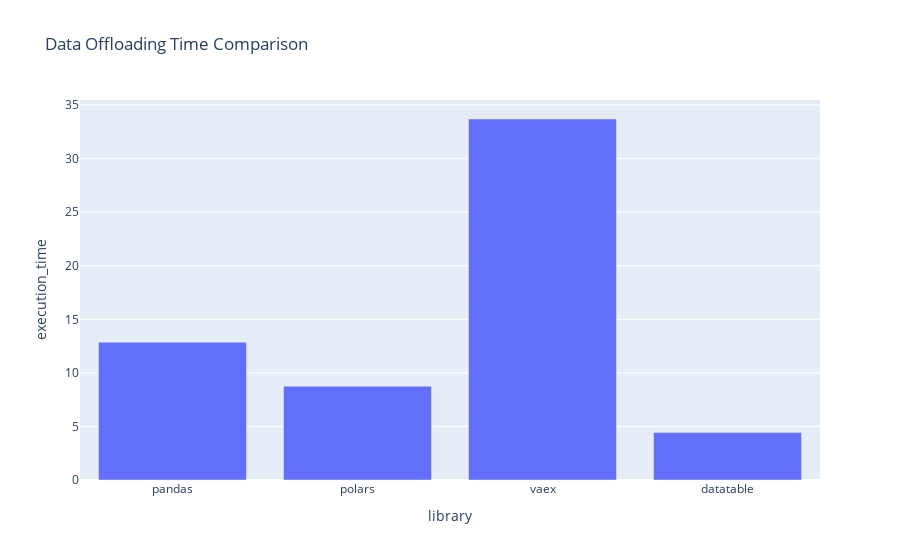

Notebook source saved alongside this figure:
### Code cell
plot_metrics(exec_times,
             graph_title="Data Offloading Time Comparison")

### Figure 1 — Plotly figure (JSON) as saved in the notebook; plotly's stock layout.template omitted (floating-point values rounded to 4 significant figures)
{"data": [{"alignmentgroup": "True", "hovertemplate": "library=%{x}<br>execution_time=%{y}<extra></extra>", "legendgroup": "", "marker": {"color": "#636efa", "pattern": {"shape": ""}}, "name": "", "offsetgroup": "", "orientation": "v", "showlegend": false, "textposition": "auto", "type": "bar", "x": ["pandas", "polars", "vaex", "datatable"], "xaxis": "x", "y": [12.86, 8.757, 33.7, 4.425], "yaxis": "y"}], "layout": {"barmode": "relative", "legend": {"tracegroupgap": 0}, "title": {"text": "Data Offloading Time Comparison"}, "xaxis": {"anchor": "y", "domain": [0, 1], "title": {"text": "library"}}, "yaxis": {"anchor": "x", "domain": [0, 1], "title": {"text": "execution_time"}}}}
